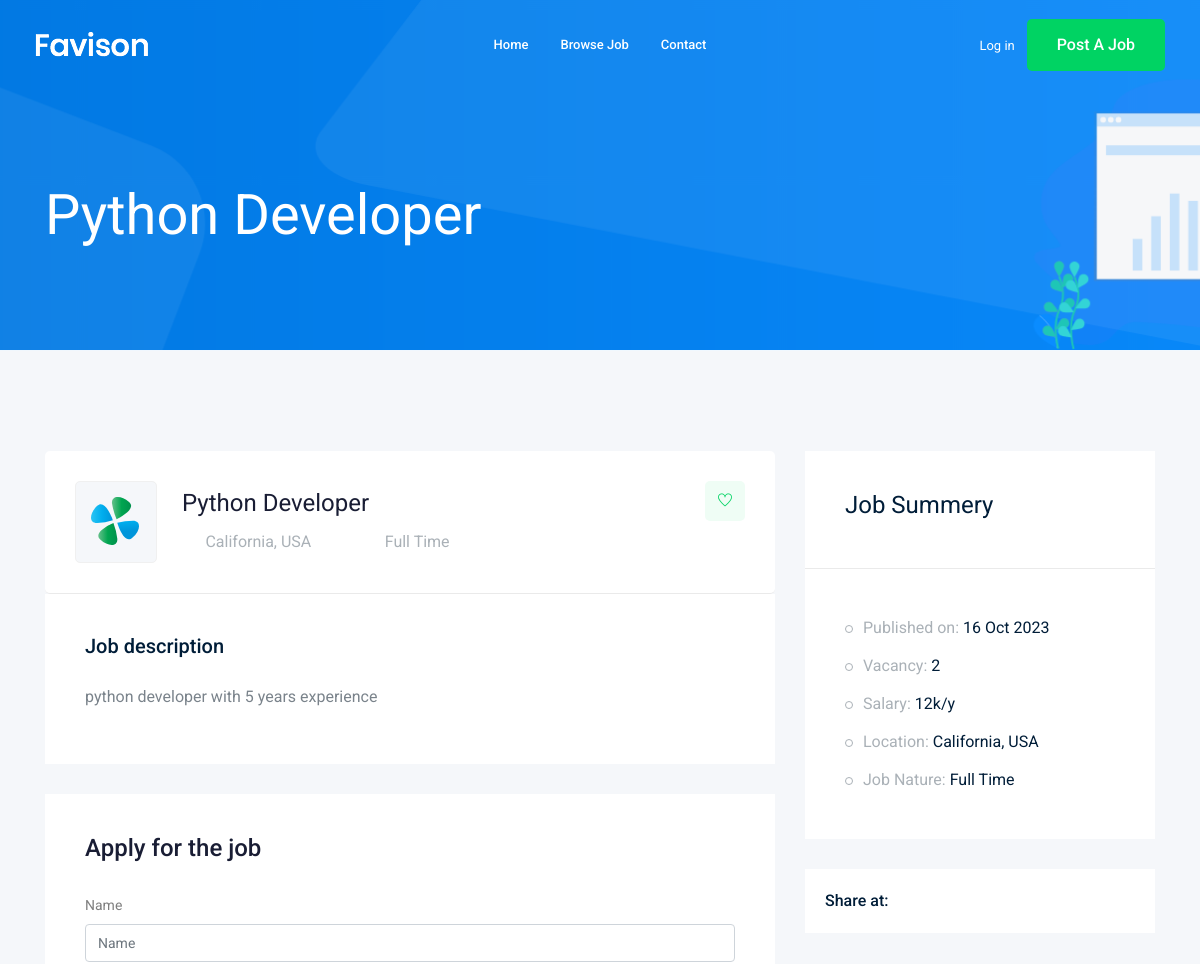
Page /jobs/python-developer (upper part) on the earlier database version.
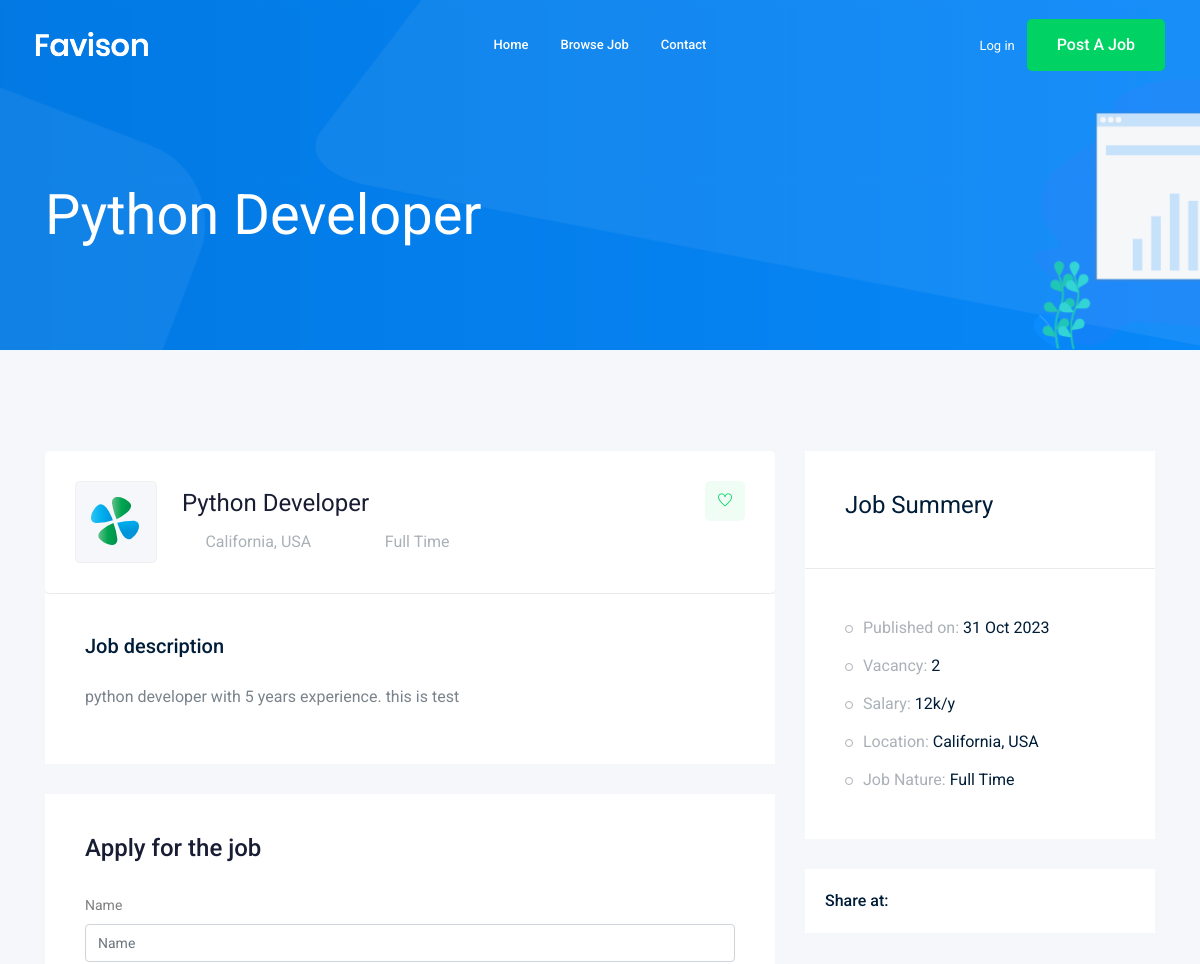
Same page on the later database version.
### job/models.py (models this page shows, shortened)
class Job(models.Model):  # table
    owner = models.ForeignKey(User, related_name='job_owner', on_delete=models.CASCADE)
    title = models.CharField(max_length=100)   # column
    job_type = models.CharField(max_length=15 , choices=JOB_TYPE)
    description = models.TextField(max_length=1000)
    published_at = models.DateTimeField(auto_now=True)
    vacancy = models.IntegerField(default=1)
    salary = models.IntegerField(default=0)
    experience = models.IntegerField(default=1)
    category = models.ForeignKey('Category',on_delete=models.CASCADE)
    image = models.ImageField(upload_to="jobs/")
    slug = models.SlugField(null=True, blank=True)
    def __str__(self):
        return self.title

### job/views.py (the view)
# urls.py: path('<slug:slug>',views.job_detail, name='job_detail'),
def job_detail(request , slug):
    job_detail = Job.objects.get(slug=slug)
    if request.method == 'POST':
        form = ApplyForm(request.POST, request.FILES)
        if form.is_valid():
            myform = form.save(commit=False)
            myform.job = job_detail
            myform.save()
    else:
        form = ApplyForm()
    context = {'job' : job_detail, 'form':form}
    return render(request,'job/job_detail.html',context)

### job/forms.py
class ApplyForm(ModelForm):
    class Meta:
        model = Apply
        fields = ['name','email','website','cv','cover_letter']

### job/templates/job/job_detail.html (shortened to what this page needs)
{% extends 'base.html' %}
{% load bootstrap4 %}
{% block body %}
    <div class="bradcam_area bradcam_bg_1">
        <div class="container">
            <div class="row">
                <div class="col-xl-12">
                    <div class="bradcam_text">
                        <h3>{{job}}</h3>
                    </div>
                </div>
            </div>
        </div>
    </div>
    <div class="job_details_area">
        <div class="container">
            <div class="row">
                <div class="col-lg-8">
                    <div class="job_details_header">
                        <div class="single_jobs white-bg d-flex justify-content-between">
                            <div class="jobs_left d-flex align-items-center">
                                <div class="thumb">
                                    <img src="img/svg_icon/1.svg" alt="">
                                </div>
                                <div class="jobs_conetent">
                                    <a href="#"><h4>{{job}}</h4></a>
                                    <div class="links_locat d-flex align-items-center">
                                        <div class="location">
                                            <p> <i class="fa fa-map-marker"></i> California, USA</p>
                                        </div>
                                        <div class="location">
                                            <p> <i class="fa fa-clock-o"></i> {{job.job_type}}</p>
                                        </div>
                                    </div>
                                </div>
                            </div>
                            <div class="jobs_right">
                                <div class="apply_now">
                                    <a class="heart_mark" href="#"> <i class="ti-heart"></i> </a>
                                </div>
                            </div>
                        </div>
                    </div>
                    <div class="descript_wrap white-bg">
                        <div class="single_wrap">
                            <h4>Job description</h4>
                            <p>{{job.description}}</p>
                        </div>
                    </div>
                    <div class="apply_job_form white-bg">
                        <h4>Apply for the job</h4>
                        <form  method="POST" enctype="multipart/form-data">
                            {% bootstrap_form form %}
                        </form>
                    </div>
                </div>
                <div class="col-lg-4">
                    <div class="job_sumary">
                        <div class="summery_header">
                            <h3>Job Summery</h3>
                        </div>
                        <div class="job_content">
                            <ul>
                                <li>Published on: <span>{{job.published_at|date:'d M o'}}</span></li>
                                <li>Vacancy: <span>{{job.vacancy}}</span></li>
                                <li>Salary: <span>{{job.salary}}k/y</span></li>
                                <li>Location: <span>California, USA</span></li>
                                <li>Job Nature: <span> {{job.job_type}}</span></li>
                            </ul>
                        </div>
                    </div>
                    <div class="share_wrap d-flex">
                        <span>Share at:</span>
                        <ul>
                            <li><a href="#"> <i class="fa fa-facebook"></i></a> </li>
                            <li><a href="#"> <i class="fa fa-google-plus"></i></a> </li>
                            <li><a href="#"> <i class="fa fa-twitter"></i></a> </li>
                            <li><a href="#"> <i class="fa fa-envelope"></i></a> </li>
                        </ul>
                    </div>
                </div>
            </div>
        </div>
    </div>
{% endblock body %}

Differences in the rows shown:
changed Job "Python Developer": description "python developer with 5 years experience" → "python developer with 5 years experience. this is test"; published_at "16 Oct 2023" → "31 Oct 2023"
